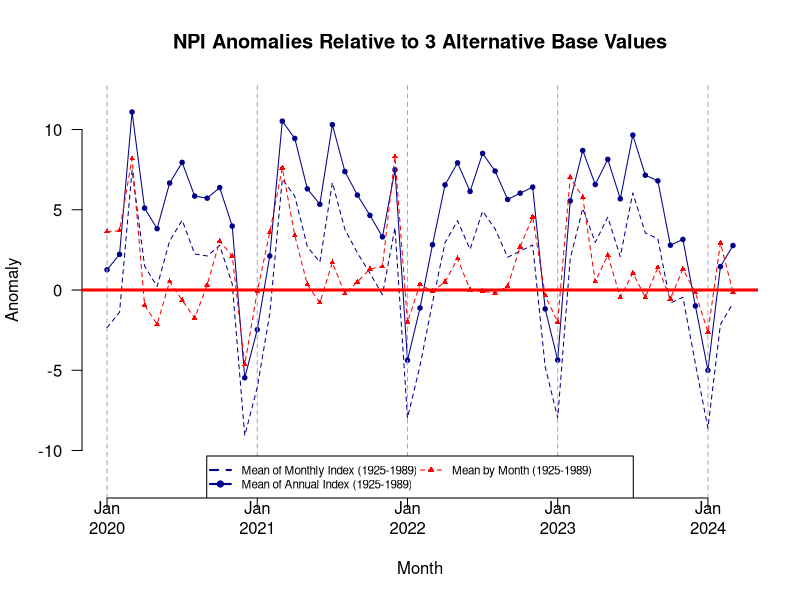

Source code (R):
library(tidyverse)




# explore alt anomaly calcs

yrs.plot <- 2020:2024

npi.alt.anomalies <- read_csv("DATA/DFO_PACEA_Package/GENERATED_pacea_NPI_MonthlyAnomaliesVariations.csv") %>%
												arrange(year, month) %>% dplyr::filter(year %in% yrs.plot)

axis.src <- npi.alt.anomalies %>% dplyr::filter(month==1)


png(filename = "OUTPUT/Values_CrossCheck/ComparisonOfNPIAnomalies.png",
		width = 480*4.5, height = 480*3.5, units = "px", pointsize = 14*3.5, bg = "white",  res = NA)


plot(npi.alt.anomalies$plot_index,npi.alt.anomalies$anomaly,ylim=c(-12,12),
		 axes=FALSE,xlab = "Month",ylab = "Anomaly", main = "NPI Anomalies Relative to 3 Alternative Base Values",
		 type="o",col="darkblue", pch=19,cex= 0.6)
axis(2,las=2)
axis(1,at=axis.src$plot_index,labels= paste0("Jan\n",axis.src$year ))
abline(v=axis.src$plot_index,col="darkgrey",lty=2)

lines(npi.alt.anomalies$plot_index,npi.alt.anomalies$anomaly_month,type="l",col="darkblue",lwd=1,lty=2)
lines(npi.alt.anomalies$plot_index,npi.alt.anomalies$anomaly_bymonth,type="o",col="red",lwd=1,lty=2,pch=17,cex=0.6)
abline(h=0,col="red",lwd=3)

legend("bottom",legend = c("Mean of Monthly Index (1925-1989)",
												"Mean of Annual Index (1925-1989)",
												"Mean by Month (1925-1989)"),
			 border="white", pch = c(NA,19,17),col=c("darkblue","darkblue","red"),
			 lty = c(2,1,2), lwd=c(2,2,1),ncol=2, cex = 0.7)

dev.off()
